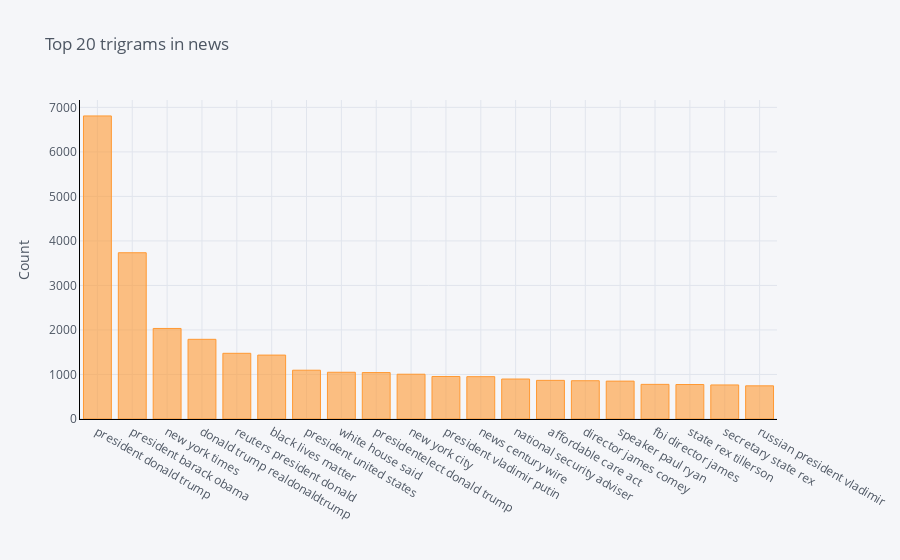

Write notebook code for a chart like this one.
### Code cell
def get_top_n_trigram(corpus, n=None):
    vec = CountVectorizer(ngram_range=(3, 3), stop_words='english').fit(corpus)
    bag_of_words = vec.transform(corpus)
    sum_words = bag_of_words.sum(axis=0) 
    words_freq = [(word, sum_words[0, idx]) for word, idx in vec.vocabulary_.items()]
    words_freq =sorted(words_freq, key = lambda x: x[1], reverse=True)
    return words_freq[:n]

#top 20 words
common_words = get_top_n_trigram(clean_news['news'], 20)

for word, freq in common_words:
    print(word, freq)

#Creating a dataframe with words and count
df6 = pd.DataFrame(common_words, columns = ['news' , 'count'])

df6.groupby('news').sum()['count'].sort_values(ascending=False).iplot(
    kind='bar', yTitle='Count', linecolor='black', title='Top 20 trigrams in news')

### Figure 1 — Plotly figure (JSON) as saved in the notebook; plotly's stock layout.template omitted (floating-point values rounded to 4 significant figures)
{"data": [{"marker": {"color": "rgba(255, 153, 51, 0.6)", "line": {"color": "rgba(255, 153, 51, 1.0)", "width": 1}}, "name": "count", "orientation": "v", "text": "", "type": "bar", "x": ["president donald trump", "president barack obama", "new york times", "donald trump realdonaldtrump", "reuters president donald", "black lives matter", "president united states", "white house said", "presidentelect donald trump", "new york city", "president vladimir putin", "news century wire", "national security adviser", "affordable care act", "director james comey", "speaker paul ryan", "fbi director james", "state rex tillerson", "secretary state rex", "russian president vladimir"], "y": [6808, 3735, 2034, 1790, 1476, 1436, 1096, 1050, 1043, 1006, 955, 951, 898, 868, 860, 851, 778, 775, 765, 745]}], "layout": {"legend": {"bgcolor": "#F5F6F9", "font": {"color": "#4D5663"}}, "paper_bgcolor": "#F5F6F9", "plot_bgcolor": "#F5F6F9", "title": {"font": {"color": "#4D5663"}, "text": "Top 20 trigrams in news"}, "xaxis": {"gridcolor": "#E1E5ED", "linecolor": "black", "showgrid": true, "tickfont": {"color": "#4D5663"}, "title": {"font": {"color": "#4D5663"}, "text": ""}, "zerolinecolor": "#E1E5ED"}, "yaxis": {"gridcolor": "#E1E5ED", "linecolor": "black", "showgrid": true, "tickfont": {"color": "#4D5663"}, "title": {"font": {"color": "#4D5663"}, "text": "Count"}, "zerolinecolor": "#E1E5ED"}}}
